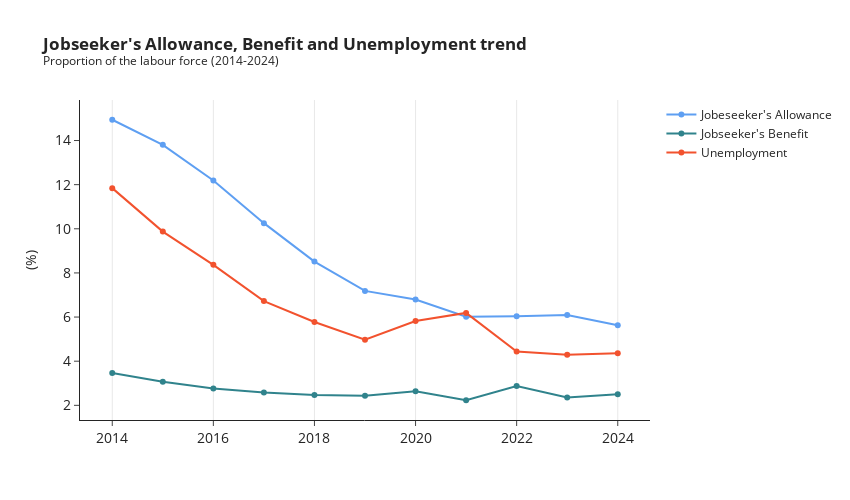

Here is the notebook cell this chart was saved with:
### Code cell
# Define time period
years = np.arange(2014, 2025)

# Initialize the plot + title and styling
fig_4 = px.line(
            title="<b>Jobseeker's Allowance, Benefit and Unemployment trend</b><br><sup>Proportion of the labour force (2014-2024)</sup>",
            template='simple_white',
                )

# Add proportion by schemes traces to plot
fig_4.add_trace(go.Scatter(x=years, y=pvt_proportion['Jobseekers Allowance'], name="Jobeseeker's Allowance", line=dict(color="#5E9FF2")))
fig_4.add_trace(go.Scatter(x=years, y=pvt_proportion['Jobseekers Benefit'], name="Jobseeker's Benefit", line=dict(color="#30838C")))
fig_4.add_trace(go.Scatter(x=years, y=unemp_prop['proportion by labour_unem'], name="Unemployment", line=dict(color="#F2522E")))

# Axis configuration
fig_4.update_xaxes(tickfont=dict(size=14), title_text='', showgrid=True)
fig_4.update_yaxes(tickfont=dict(size=14), title_text='(%)')

# Line and marker style
fig_4.update_traces(mode='markers+lines', marker=dict(size=6))

# Layout adjustment
fig_4.update_layout(width=850, height=500)

### Figure 1 — Plotly figure (JSON) as saved in the notebook; plotly's stock layout.template omitted (floating-point values rounded to 4 significant figures)
{"data": [{"hovertemplate": "<extra></extra>", "legendgroup": "", "line": {"color": "#1F77B4", "dash": "solid"}, "marker": {"size": 6, "symbol": "circle"}, "mode": "markers+lines", "name": "", "orientation": "v", "showlegend": false, "type": "scatter", "xaxis": "x", "yaxis": "y"}, {"line": {"color": "#5E9FF2"}, "marker": {"size": 6}, "mode": "markers+lines", "name": "Jobeseeker's Allowance", "type": "scatter", "x": [2014, 2015, 2016, 2017, 2018, 2019, 2020, 2021, 2022, 2023, 2024], "y": [14.94, 13.8, 12.19, 10.26, 8.513, 7.186, 6.795, 6.014, 6.04, 6.092, 5.629]}, {"line": {"color": "#30838C"}, "marker": {"size": 6}, "mode": "markers+lines", "name": "Jobseeker's Benefit", "type": "scatter", "x": [2014, 2015, 2016, 2017, 2018, 2019, 2020, 2021, 2022, 2023, 2024], "y": [3.463, 3.069, 2.763, 2.58, 2.469, 2.436, 2.639, 2.23, 2.876, 2.36, 2.5]}, {"line": {"color": "#F2522E"}, "marker": {"size": 6}, "mode": "markers+lines", "name": "Unemployment", "type": "scatter", "x": [2014, 2015, 2016, 2017, 2018, 2019, 2020, 2021, 2022, 2023, 2024], "y": [11.84, 9.872, 8.366, 6.723, 5.775, 4.971, 5.821, 6.187, 4.44, 4.288, 4.356]}], "layout": {"height": 500, "legend": {"tracegroupgap": 0}, "title": {"text": "<b>Jobseeker's Allowance, Benefit and Unemployment trend</b><br><sup>Proportion of the labour force (2014-2024)</sup>"}, "width": 850, "xaxis": {"anchor": "y", "domain": [0, 1], "showgrid": true, "tickfont": {"size": 14}, "title": {"text": ""}}, "yaxis": {"anchor": "x", "domain": [0, 1], "tickfont": {"size": 14}, "title": {"text": "(%)"}}}}
